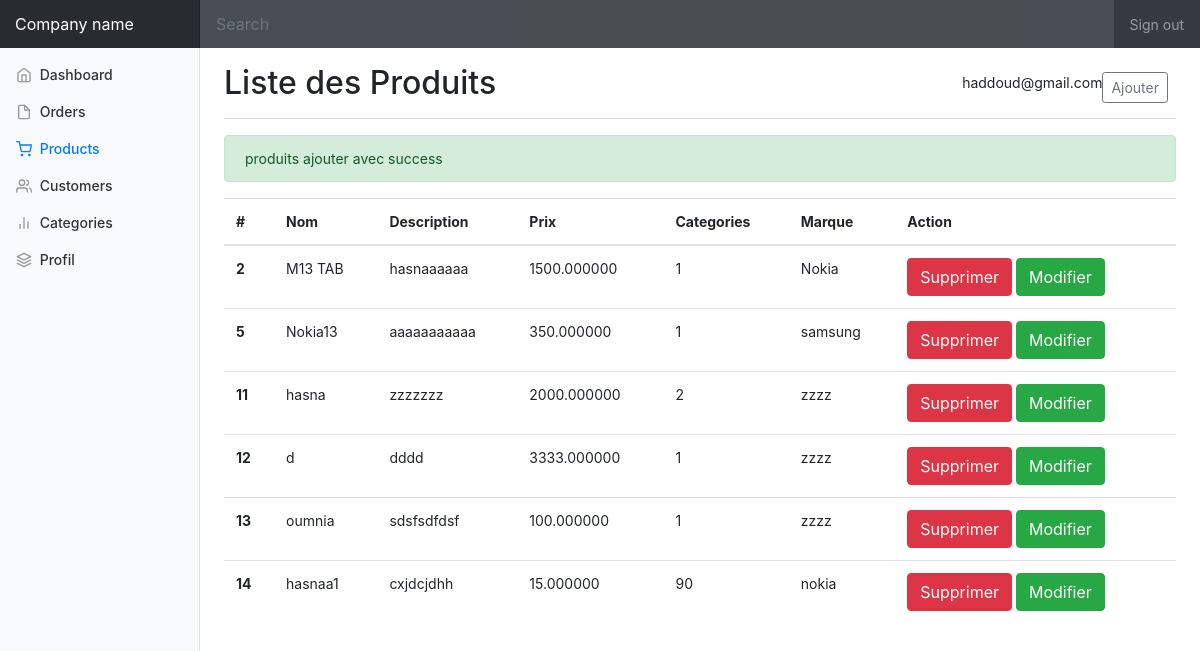
The page /addproducts.php?ajout=ok (signed in) on the database its author committed.
### tables this page shows
CREATE TABLE IF NOT EXISTS `produits` (
  `id` int NOT NULL AUTO_INCREMENT,
  `nom` varchar(255) DEFAULT NULL,
  `descrp` text,
  `prix` decimal(20,6) unsigned DEFAULT NULL,
  `categories` int DEFAULT NULL,
  `date_creation` date DEFAULT NULL,
  `createur` int DEFAULT NULL,
  `img` varchar(255) DEFAULT NULL,
  `marque` varchar(255) DEFAULT NULL,
  `date_modification` date DEFAULT NULL,
  PRIMARY KEY (`id`)
);

### inc/functions.php (called while the page is built, shortened)
<?php
function getAllproducts() {
  $servername = "localhost";
  $DBuser = "root";
  $DBpassword = "";
  $DBname = "testecommerce";
  try {
      $conn = new PDO("mysql:host=$servername;dbname=$DBname", $DBuser, $DBpassword);
      $conn->setAttribute(PDO::ATTR_ERRMODE, PDO::ERRMODE_EXCEPTION);
    } catch(PDOException $e) {
      echo "Connection failed: " . $e->getMessage();
    }
    $requette1 = "SELECT * FROM produits ";
$resultat1 = $conn->query($requette1);
$produits = $resultat1 ->fetchAll();
return $produits;
}

### addproducts.php (the view, shortened to what this page needs)
<?php
include "inc/functions.php";
$produits = getAllproducts();
?>
<!doctype html>
<html lang="en">
<head>
  <link href="../css/bootstrap.min.css" rel="stylesheet">
  <link href="../css/dashboard.css" rel="stylesheet">
  <link rel="stylesheet" href="adminsty.css">
</head>
<body>
  <?php if (isset($_SESSION['email'])) :?>
    <nav class="navbar navbar-dark sticky-top bg-dark flex-md-nowrap p-0">
      <a class="navbar-brand col-sm-3 col-md-2 mr-0" href="#">Company name</a>
      <input class="form-control form-control-dark w-100" type="text" placeholder="Search" aria-label="Search">
      <ul class="navbar-nav px-3">
        <li class="nav-item text-nowrap">
          <a class="nav-link" href="signout.php">Sign out</a>
        </li>
      </ul>
    </nav>
    <div class="container-fluid">
      <div class="row">
        <nav class="col-md-2 d-none d-md-block bg-light sidebar">
          <div class="sidebar-sticky">
            <ul class="nav flex-column">
              <li class="nav-item">
                <a class="nav-link " href="#">
                  <span data-feather="home"></span>
                  Dashboard <span class="sr-only">(current)</span>
                </a>
              </li>
              <li class="nav-item">
                <a class="nav-link" href="#">
                  <span data-feather="file"></span>
                  Orders
                </a>
              </li>
              <li class="nav-item">
                <a class="nav-link  active" href="#">
                  <span data-feather="shopping-cart"></span>
                  Products
                </a>
              </li>
              <li class="nav-item">
                <a class="nav-link" href="#">
                  <span data-feather="users"></span>
                  Customers
                </a>
              </li>
              <li class="nav-item">
                <a class="nav-link" href="addcategories.php">
                  <span data-feather="bar-chart-2"></span>
                  Categories
                </a>
              </li>
              <li class="nav-item">
                <a class="nav-link " href="profil.php">
                  <span data-feather="layers"></span>
                  Profil
                </a>
              </li>
            </ul>
          </div>
        </nav>
        <main role="main" class="col-md-9 ml-sm-auto col-lg-10 pt-3 px-4">
          <div class="d-flex justify-content-between flex-wrap flex-md-nowrap align-items-center pb-2 mb-3 border-bottom">
            <h1 class="h2">Liste des Produits</h1>
            <div class="btn-toolbar mb-2 mb-md-0">
              <?php
              echo $_SESSION['email'];
              ?>
              <div class="btn-group mr-2">
                <input type="submit" id="pop" value="Ajouter" class="btn btn-sm btn-outline-secondary">
              </div>
            </div>
          </div>
          <div>
            <?php
            if (isset($_GET['ajout']) && $_GET['ajout'] == 'ok') {
                print '<div class="alert alert-success">
  produits ajouter avec success
  </div>';
              }
            ?>
          </div>
          <table class="table">
            <thead>
              <tr>
                <th scope="col">#</th>
                <th scope="col">Nom</th>
                <th scope="col">Description</th>
                <th scope="col">Prix</th>
                <th scope="col">Categories</th>
                <th scope="col">Marque</th>
                <th scope="col">Action</th>
              </tr>
            </thead>
            <tbody>
              <?php
foreach ($produits as $i => $p) {
  print '<tr>
<th scope="row">' . $p['id'] . '</th>
<td>' . $p['nom'] . '</td>
<td>' . $p['descrp'] . '</td>
<td>' . $p['prix'] . '</td>
<td>' . $p['categories'] . '</td>
<td>' . $p['marque'] . '</td>
<td>
<a href="supprimer_products.php?idproduits=' .$p['id']. '" class="btn btn-danger"> Supprimer</a>
<input type= "submit"    ' . $p['id'] . '" value="Modifier"class="btn btn-success edit"   >
</td>
</tr>';
}
              ?>
            </tbody>
          </table>
      </div>
    </div>
  <?php else : ?>
    <h1>405 need authentification</h1>
  <?php endif; ?>
</body>
</html>

### css/dashboard.css (style rules this page uses)
body { font-size: .875rem; }
.feather { width: 16px; height: 16px; vertical-align: text-bottom; }
.sidebar { position: fixed; top: 0; bottom: 0; left: 0; z-index: 100; padding: 0; box-shadow: inset -1px 0 0 rgba(0, 0, 0, .1); }
.sidebar-sticky { position: -webkit-sticky; position: sticky; top: 48px; height: calc(100vh - 48px); padding-top: .5rem; overflow-x: hidden; overflow-y: auto; }
.sidebar .nav-link { font-weight: 500; color: #333; }
.sidebar .nav-link .feather { margin-right: 4px; color: #999; }
.sidebar .nav-link.active { color: #007bff; }
.sidebar .nav-link:hover .feather, .sidebar .nav-link.active .feather { color: inherit; }
.navbar-brand { padding-top: .75rem; padding-bottom: .75rem; font-size: 1rem; background-color: rgba(0, 0, 0, .25); box-shadow: inset -1px 0 0 rgba(0, 0, 0, .25); }
.navbar .form-control { padding: .75rem 1rem; border-width: 0; border-radius: 0; }
.form-control-dark { color: #fff; background-color: rgba(255, 255, 255, .1); border-color: rgba(255, 255, 255, .1); }
.border-bottom { border-bottom: 1px solid #e5e5e5; }

### rows shown on the page
produits: id "2", nom "M13 TAB", descrp "hasnaaaaaa", prix "1500.000000", categories "1", marque "Nokia"
produits: id "5", nom "Nokia13", descrp "aaaaaaaaaaa", prix "350.000000", categories "1", marque "samsung"
produits: id "11", nom "hasna", descrp "zzzzzzz", prix "2000.000000", categories "2", marque "zzzz"
produits: id "12", nom "d", descrp "dddd", prix "3333.000000", categories "1", marque "zzzz"
produits: id "13", nom "oumnia", descrp "sdsfsdfdsf", prix "100.000000", categories "1", marque "zzzz"
produits: id "14", nom "hasnaa1", descrp "cxjdcjdhh", prix "15.000000", categories "90", marque "nokia"

### other values the page prints
$_SESSION['email'] "haddoud@gmail.com"
